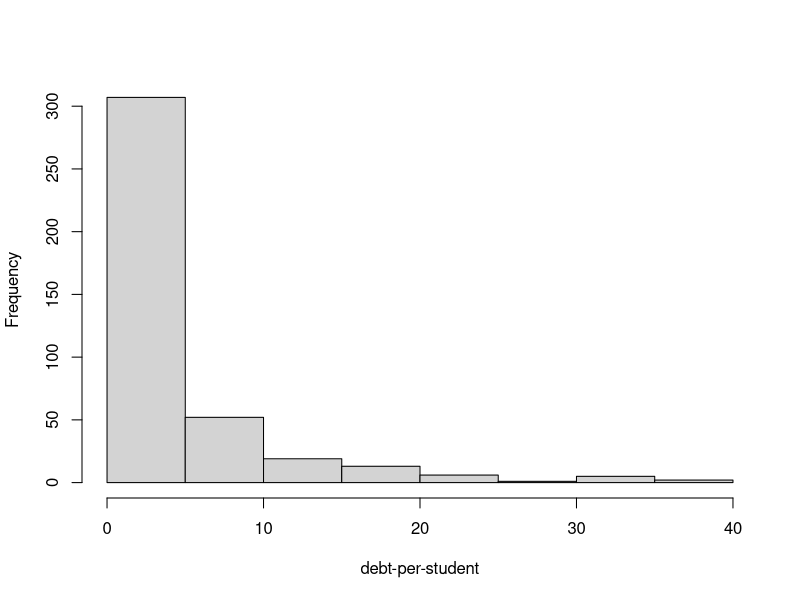
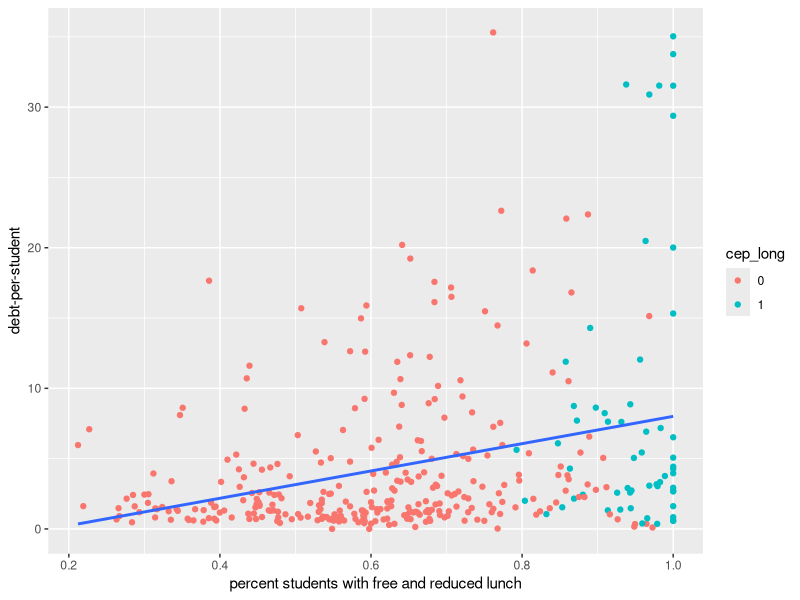
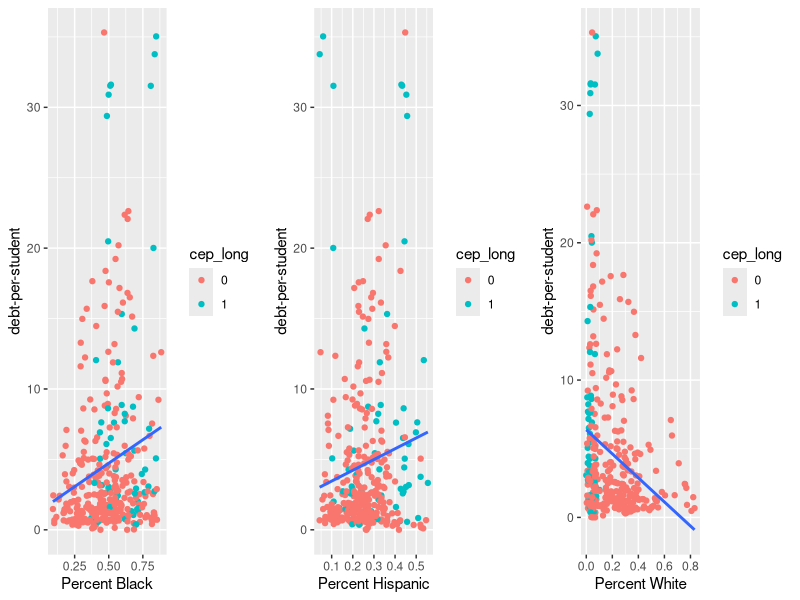
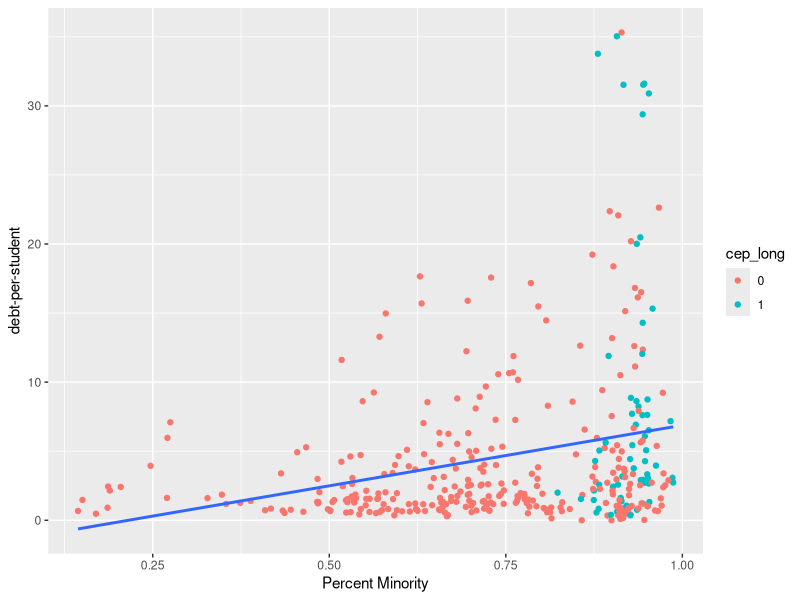
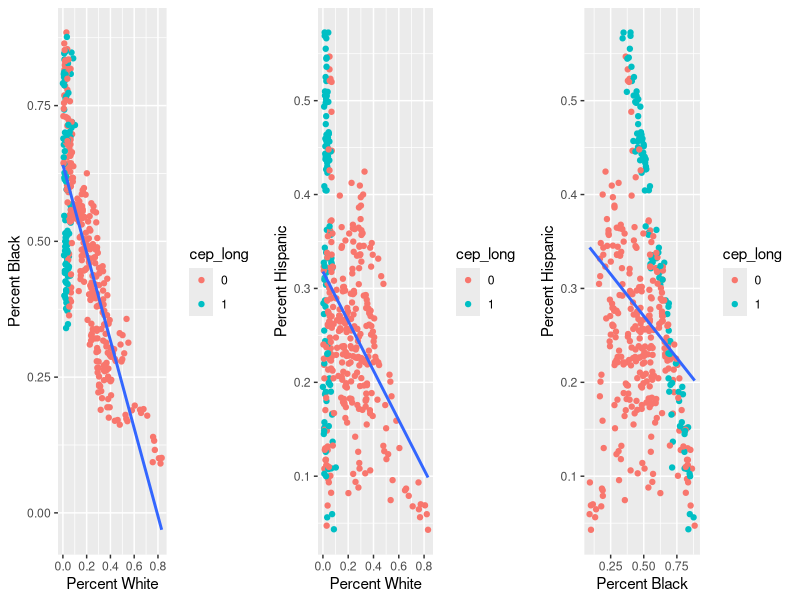
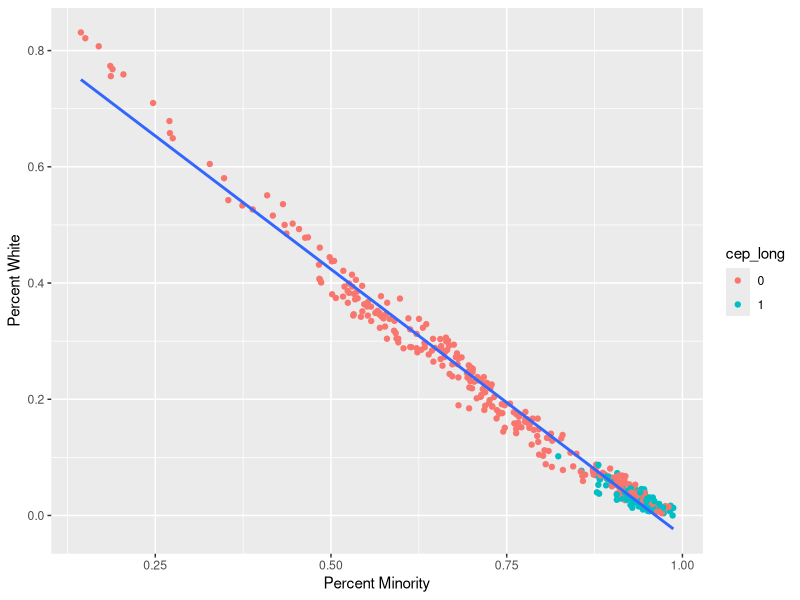
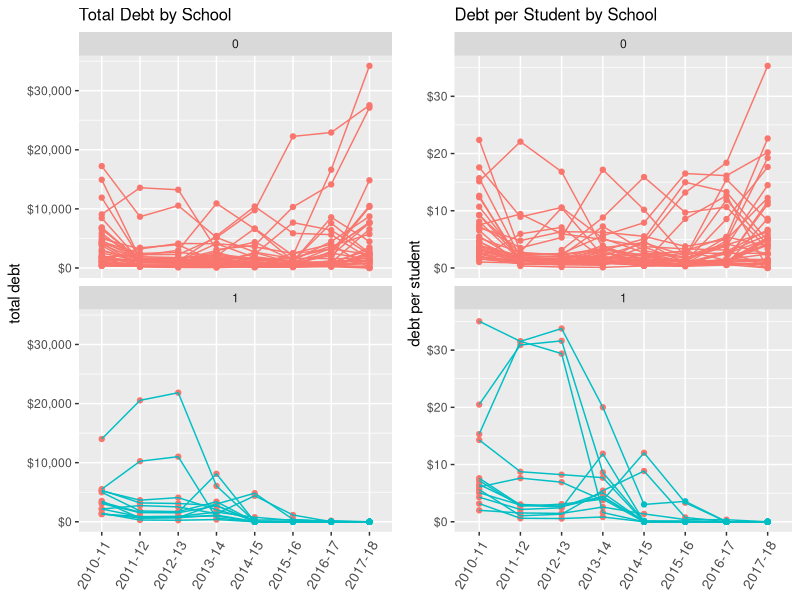
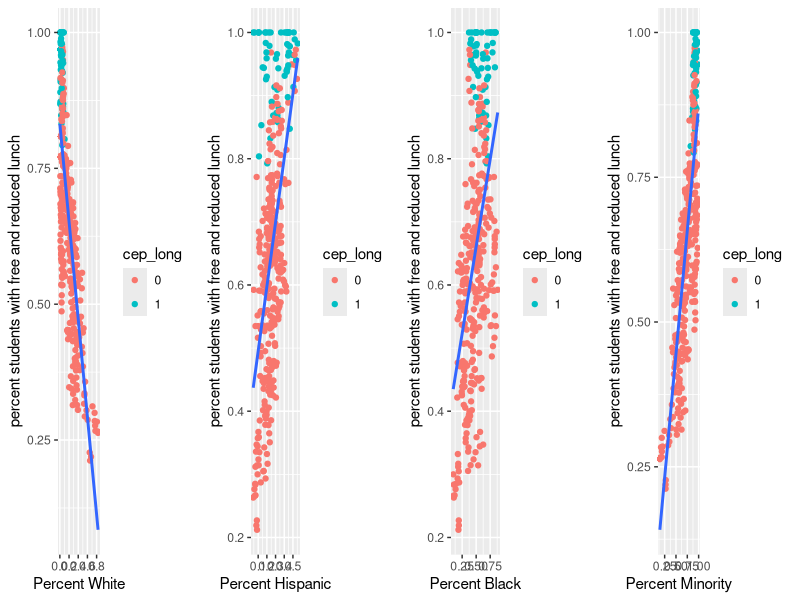

Source code (R) for these figures, in order:
## ---- chunk 1
knitr::opts_chunk$set(warning = FALSE, echo = FALSE, message = FALSE)

library(readxl) # read spreadsheets
library(dplyr) # wrangling
library(ggplot2) # graphing
library(tidyr) # reshaping
library(stringr) # string manipulation
library(data.table) # working with tables
library(cowplot) # layout plots
library(knitr) # nice tables

df = read.csv("./data/lunchdebt.csv")
df$cep = df$cep %>% as.factor()
df$cep_long = df$cep_long %>% as.factor()
## ---- chunk 2
# debt over time, excluding non-standard and inactive schools
df %>%
  group_by(year) %>%
  summarise(total_debt = sum(unpaid, na.rm = TRUE),
            mean_debt_per_student = mean(debt_per_student, na.rm = TRUE),
            fullprice_lunches = total_debt/2.90)

# percent change since 2014-15, first CEP year
mean(df$debt_per_student[df$ts==2017])/mean(df$debt_per_student[df$ts==2014])
## ---- chunk 3
# histogram
hist(df$debt_per_student, main = "", xlab = "debt-per-student")
## ---- chunk 4
# scatterplot of debt vs. pct needy
ggplot(df[df$cep == 0,], aes(pct_free_reduced, debt_per_student)) +
  geom_point(aes(col = cep_long)) +
  xlab("percent students with free and reduced lunch") +
  ylab("debt-per-student") +
  geom_smooth(method = "lm", se = FALSE)

# scatterplot of debt vs. pct black
g1 = ggplot(df[df$cep == 0,], aes(pct_black, debt_per_student)) +
  geom_point(aes(col = cep_long)) +
  xlab("Percent Black") +
  ylab("debt-per-student") +
  geom_smooth(method = "lm", se = FALSE)

# scatterplot of debt vs. pct hispanic
g2 = ggplot(df[df$cep == 0,], aes(pct_hispanic, debt_per_student)) +
  geom_point(aes(col = cep_long)) +
  xlab("Percent Hispanic") +
  ylab("debt-per-student") +
  geom_smooth(method = "lm", se = FALSE)

# scatterplot of debt vs. pct white
g3 = ggplot(df[df$cep == 0,], aes(pct_white, debt_per_student)) +
  geom_point(aes(col = cep_long)) +
  xlab("Percent White") +
  ylab("debt-per-student") +
  geom_smooth(method = "lm", se = FALSE)

plot_grid(g1, g2, g3, ncol = 3)

ggplot(df[df$cep == 0,], aes(pct_minority, debt_per_student)) +
  geom_point(aes(col = cep_long)) +
  xlab("Percent Minority") +
  ylab("debt-per-student") +
  geom_smooth(method = "lm", se = FALSE)

g1 = ggplot(df, aes(pct_white, pct_black)) +
  geom_point(aes(col = cep_long)) +
  geom_smooth(method = "lm", se = FALSE) +
  xlab("Percent White") +
  ylab("Percent Black")

g2 = ggplot(df, aes(pct_white, pct_hispanic)) +
  geom_point(aes(col = cep_long)) +
  geom_smooth(method = "lm", se = FALSE) +
  xlab("Percent White") +
  ylab("Percent Hispanic")

g3 = ggplot(df, aes(pct_black, pct_hispanic)) +
  geom_point(aes(col = cep_long)) +
  geom_smooth(method = "lm", se = FALSE) +
  xlab("Percent Black") +
  ylab("Percent Hispanic")

plot_grid(g1, g2, g3, ncol = 3)

ggplot(df, aes(pct_minority, pct_white)) +
  geom_point(aes(col = cep_long)) +
  geom_smooth(method = "lm", se = FALSE) +
  xlab("Percent Minority") +
  ylab("Percent White")
## ---- chunk 5
# debt by school over time
p1 = ggplot(df, aes(year, unpaid, group = school_no, col = cep_long)) +
  geom_point(aes(col=cep)) +
  geom_line() +
  ylab("total debt") +
  ggtitle("Total Debt by School") +
  scale_y_continuous(labels = scales::dollar) +
  theme(legend.position = "none",
        axis.text.x = element_text(angle = 60, hjust = 1, size = 10),
        axis.title.x = element_blank(),
        plot.title = element_text(size = 12)) +
  facet_wrap(~ cep_long, nrow = 2)

# debt/student over time
p2 = ggplot(df, aes(year, debt_per_student, group = school_no, col = cep_long)) +
  geom_point(aes(col=cep)) +
  geom_line() +
  ylab("debt per student") +
  ggtitle("Debt per Student by School") +
  scale_y_continuous(labels = scales::dollar) +
  theme(legend.position = "none",
        axis.text.x = element_text(angle = 60, hjust = 1, size = 10),
        axis.title.x = element_blank(),
        plot.title = element_text(size = 12)) +
  facet_wrap(~ cep_long, nrow = 2)

plot_grid(p1, p2)
## ---- chunk 6
g1 = ggplot(df[df$cep == 0,], aes(pct_white, pct_free_reduced)) +
  geom_point(aes(col = cep_long)) +
  geom_smooth(method = "lm", se = FALSE) +
  xlab("Percent White") +
  ylab("percent students with free and reduced lunch")

g2 = ggplot(df[df$cep == 0,], aes(pct_hispanic, pct_free_reduced)) +
  geom_point(aes(col = cep_long)) +
  geom_smooth(method = "lm", se = FALSE) +
  xlab("Percent Hispanic") +
  ylab("percent students with free and reduced lunch")

g3 = ggplot(df[df$cep == 0,], aes(pct_black, pct_free_reduced)) +
  geom_point(aes(col = cep_long)) +
  geom_smooth(method = "lm", se = FALSE) +
  xlab("Percent Black") +
  ylab("percent students with free and reduced lunch")

g4 = ggplot(df[df$cep == 0,], aes(pct_minority, pct_free_reduced)) +
  geom_point(aes(col = cep_long)) +
  geom_smooth(method = "lm", se = FALSE) +
  xlab("Percent Minority") +
  ylab("percent students with free and reduced lunch")

plot_grid(g1, g2, g3, g4, ncol = 4)
## ---- chunk 7
b1 = ggplot(df[df$cep == 0,], aes(urban_centric_locale, unpaid)) +
  geom_boxplot()

b2 = ggplot(df[df$cep == 0,], aes(urban_centric_locale, debt_per_student)) +
  geom_boxplot()

plot_grid(b1, b2, ncol = 2)
## ---- chunk 8
b1 = ggplot(df, aes(urban_centric_locale, pct_white)) +
  geom_boxplot() +
  ylim(c(0,1))

b2 = ggplot(df, aes(urban_centric_locale, pct_black)) +
  geom_boxplot() +
  ylim(c(0,1))

b3 = ggplot(df, aes(urban_centric_locale, pct_hispanic)) +
  geom_boxplot() +
  ylim(c(0,1))

b4 = ggplot(df, aes(urban_centric_locale, pct_minority)) +
  geom_boxplot() +
  ylim(c(0,1))

plot_grid(b1, b2, b3, b4, ncol = 4)
## ---- chunk 9
df %>%
  filter(cep == 0) %>%
  group_by(grade_clean) %>%
  summarise(mean_debt = mean(unpaid),
            mean_dps = mean(debt_per_student))

debtByGrade = df %>%
  filter(cep == 0) %>%
  group_by(year, grade_clean) %>%
  summarise(mean_dps = mean(debt_per_student))

ggplot(debtByGrade, aes(year, mean_dps, group=grade_clean, col=grade_clean)) +
  geom_point() +
  geom_line() +
  ylab("Debt per Student") +
  ggtitle("Debt per Student by Grade Level") +
  scale_y_continuous(labels = scales::dollar) +
  theme(axis.text.x = element_text(angle = 60, hjust = 1, size = 10),
        axis.title.x = element_blank(),
        plot.title = element_text(size = 12))
## ---- chunk 10
b1 = ggplot(df[df$cep == 0,], aes(grade_clean, unpaid)) +
  geom_boxplot()

b2 = ggplot(df[df$cep == 0,], aes(grade_clean, debt_per_student)) +
  geom_boxplot()

plot_grid(b1, b2, ncol = 2)
## ---- chunk 11
# CEP as factor
df$cep = df$cep %>% as.character() %>% as.numeric()

# Eligibility and participation counts
df %>%
  summarise(eligible = sum(elig, na.rm = TRUE),
            participating = sum(participating, na.rm = TRUE),
            near_eligible = sum(near_elig, na.rm = TRUE))
## ---- chunk 12
# total debt for eligible but not participating schools
df %>%
  filter(ts==2017) %>%
  group_by(elig, participating) %>%
  summarise(unpaid = sum(unpaid),
            mean_dps = mean(debt_per_student),
            avg_free_reduced = mean(pct_free_reduced),
            avg_pct_minority = mean(pct_minority))

# percentage of total 2017-18 debt
sum(df$unpaid[(df$ts==2017) & (df$elig==1) & (df$cep==0)])/sum(df$unpaid[df$ts==2017])
## ---- chunk 13
ggplot(df[df$cep_long==1,], aes(year, unpaid, group=school_name, col=school_name)) +
  geom_point() +
  geom_line() +
  scale_y_continuous(labels = scales::dollar) +
  theme(axis.text.x = element_text(angle = 60, hjust = 1, size = 10),
        axis.title.x = element_blank(),
        plot.title = element_text(size = 12))
## ---- chunk 14
df %>%
  group_by(cep_long) %>%
  summarise(mean_minority = mean(pct_minority))
## ---- chunk 15
# TODO: quantify debt among CEP schools the year before they enrolled in the program
# this is a slightly inaccurate representation of total debt
df %>%
  filter(ts < 2015) %>%
  group_by(cep_long) %>%
  summarise(mean_dps = mean(debt_per_student),
            mean_debt = mean(unpaid))
